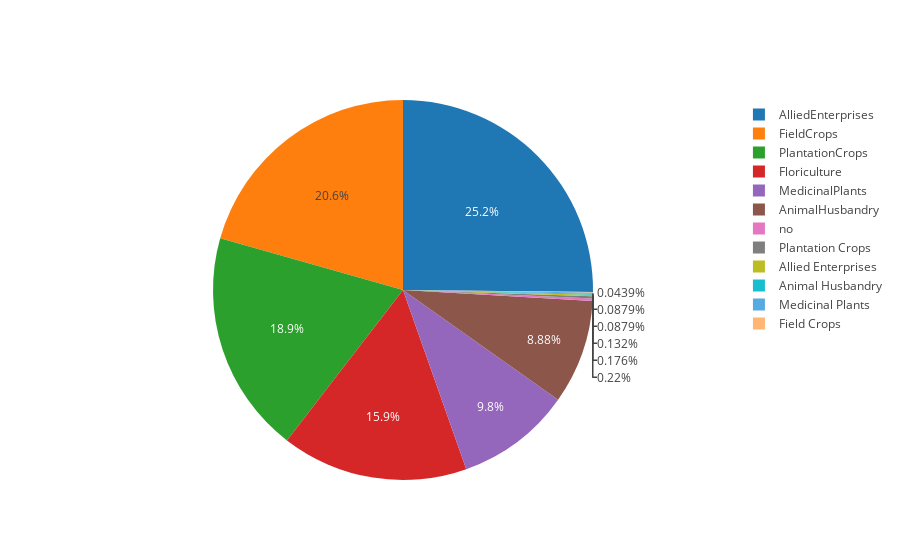

Notebook cell for this chart:
### Code cell
import plotly
# connected=True means it will download the latest version of plotly javascript library.
plotly.offline.init_notebook_mode(connected=True)
import plotly.graph_objs as go

import plotly.figure_factory as ff
#import cufflinks as cf
import warnings
warnings.filterwarnings('ignore')
Category= result_all['Category'].value_counts().sort_values(ascending=True)

data = [go.Pie(
        labels = Category.index,
        values = Category.values,
        hoverinfo = 'label+value'
    
)]

plotly.offline.iplot(data, filename='active_category')

### Figure 1 — Plotly figure (JSON) as saved in the notebook; plotly's stock layout.template omitted (floating-point values rounded to 4 significant figures)
{"data": [{"hoverinfo": "label+value", "labels": ["Field Crops", "Animal Husbandry", "Medicinal Plants", "Allied Enterprises", "Plantation Crops", "no", "AnimalHusbandry", "MedicinalPlants", "Floriculture", "PlantationCrops", "FieldCrops", "AlliedEnterprises"], "type": "pie", "uid": "5d33a164-a84d-4669-b6a8-11da9662b25d", "values": [1, 2, 2, 3, 4, 5, 202, 223, 361, 431, 469, 573]}], "layout": {}}
